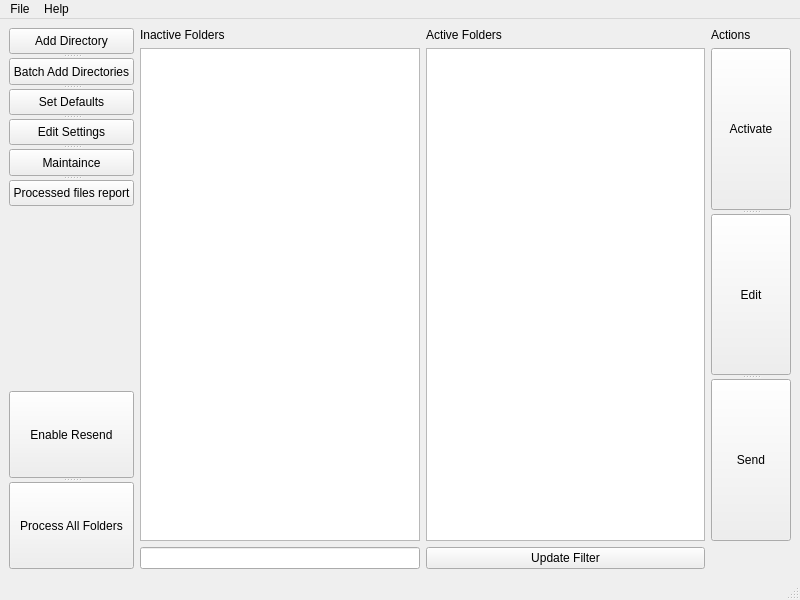
<?xml version="1.0" encoding="UTF-8"?>
<ui version="4.0">
 <class>main</class>
 <widget class="QMainWindow" name="main">
  <property name="geometry">
   <rect>
    <x>0</x>
    <y>0</y>
    <width>800</width>
    <height>600</height>
   </rect>
  </property>
  <property name="windowTitle">
   <string>main</string>
  </property>
  <widget class="QWidget" name="centralwidget">
   <layout class="QGridLayout" name="gridLayout_2">
    <item row="0" column="0">
     <layout class="QVBoxLayout" name="verticalLayout">
      <item>
       <widget class="QSplitter" name="splitter">
        <property name="orientation">
         <enum>Qt::Vertical</enum>
        </property>
        <widget class="QPushButton" name="btn_add_directory">
         <property name="text">
          <string>Add Directory</string>
         </property>
        </widget>
        <widget class="QPushButton" name="btn_batch_add_directories">
         <property name="text">
          <string>Batch Add Directories</string>
         </property>
        </widget>
        <widget class="QPushButton" name="btn_set_defaults">
         <property name="text">
          <string>Set Defaults</string>
         </property>
        </widget>
        <widget class="QPushButton" name="btn_edit_settings">
         <property name="text">
          <string>Edit Settings</string>
         </property>
        </widget>
        <widget class="QPushButton" name="btn_maintaince">
         <property name="text">
          <string>Maintaince</string>
         </property>
        </widget>
        <widget class="QPushButton" name="btn_processed_file_report">
         <property name="text">
          <string>Processed files report</string>
         </property>
        </widget>
       </widget>
      </item>
      <item>
       <spacer name="verticalSpacer_2">
        <property name="orientation">
         <enum>Qt::Vertical</enum>
        </property>
        <property name="sizeHint" stdset="0">
         <size>
          <width>20</width>
          <height>40</height>
         </size>
        </property>
       </spacer>
      </item>
      <item>
       <widget class="QSplitter" name="splitter_2">
        <property name="orientation">
         <enum>Qt::Vertical</enum>
        </property>
        <widget class="QPushButton" name="btn_enable_resend">
         <property name="text">
          <string>Enable Resend</string>
         </property>
        </widget>
        <widget class="QPushButton" name="btn_process_all_folders">
         <property name="text">
          <string>Process All Folders</string>
         </property>
        </widget>
       </widget>
      </item>
     </layout>
    </item>
    <item row="0" column="1">
     <layout class="QGridLayout" name="gridLayout">
      <item row="1" column="0">
       <widget class="QListView" name="lv_inactive_folders"/>
      </item>
      <item row="0" column="0">
       <widget class="QLabel" name="label_inactive_folders">
        <property name="text">
         <string>Inactive Folders</string>
        </property>
       </widget>
      </item>
      <item row="0" column="2">
       <widget class="QLabel" name="label_actions">
        <property name="text">
         <string>Actions</string>
        </property>
       </widget>
      </item>
      <item row="0" column="1">
       <widget class="QLabel" name="label_active_filters">
        <property name="text">
         <string>Active Folders</string>
        </property>
       </widget>
      </item>
      <item row="1" column="2">
       <widget class="QSplitter" name="splitter_3">
        <property name="orientation">
         <enum>Qt::Vertical</enum>
        </property>
        <widget class="QPushButton" name="btn_act_activate">
         <property name="text">
          <string>Activate</string>
         </property>
        </widget>
        <widget class="QPushButton" name="btn_act_edit">
         <property name="text">
          <string>Edit</string>
         </property>
        </widget>
        <widget class="QPushButton" name="btn_act_send">
         <property name="text">
          <string>Send</string>
         </property>
        </widget>
       </widget>
      </item>
      <item row="1" column="1">
       <widget class="QListView" name="lv_active_folders"/>
      </item>
      <item row="2" column="1">
       <widget class="QPushButton" name="btn_update_filter">
        <property name="text">
         <string>Update Filter</string>
        </property>
       </widget>
      </item>
      <item row="2" column="0">
       <widget class="QLineEdit" name="line_filter"/>
      </item>
     </layout>
    </item>
   </layout>
  </widget>
  <widget class="QMenuBar" name="menubar">
   <property name="geometry">
    <rect>
     <x>0</x>
     <y>0</y>
     <width>800</width>
     <height>21</height>
    </rect>
   </property>
   <widget class="QMenu" name="menuFile">
    <property name="title">
     <string>File</string>
    </property>
    <addaction name="actionQuit"/>
   </widget>
   <widget class="QMenu" name="menuHelp">
    <property name="title">
     <string>Help</string>
    </property>
   </widget>
   <addaction name="menuFile"/>
   <addaction name="menuHelp"/>
  </widget>
  <widget class="QStatusBar" name="statusbar"/>
  <action name="actionQuit">
   <property name="text">
    <string>Quit</string>
   </property>
  </action>
 </widget>
 <resources/>
 <connections>
  <connection>
   <sender>actionQuit</sender>
   <signal>triggered()</signal>
   <receiver>main</receiver>
   <slot>close()</slot>
   <hints>
    <hint type="sourcelabel">
     <x>-1</x>
     <y>-1</y>
    </hint>
    <hint type="destinationlabel">
     <x>399</x>
     <y>299</y>
    </hint>
   </hints>
  </connection>
 </connections>
</ui>
